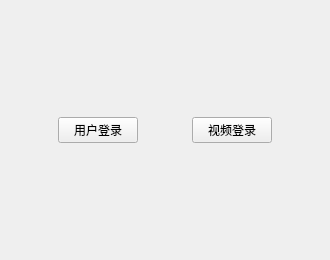
<?xml version="1.0" encoding="UTF-8"?>
<ui version="4.0">
 <class>Widget</class>
 <widget class="QWidget" name="Widget">
  <property name="geometry">
   <rect>
    <x>0</x>
    <y>0</y>
    <width>330</width>
    <height>260</height>
   </rect>
  </property>
  <property name="windowTitle">
   <string>短视频推荐算法</string>
  </property>
  <property name="windowIcon">
   <iconset>
    <normaloff>image/background.jpg</normaloff>image/background.jpg</iconset>
  </property>
  <property name="autoFillBackground">
   <bool>false</bool>
  </property>
  <property name="styleSheet">
   <string notr="true"/>
  </property>
  <layout class="QHBoxLayout" name="horizontalLayout">
   <item>
    <spacer name="horizontalSpacer">
     <property name="orientation">
      <enum>Qt::Horizontal</enum>
     </property>
     <property name="sizeHint" stdset="0">
      <size>
       <width>40</width>
       <height>20</height>
      </size>
     </property>
    </spacer>
   </item>
   <item>
    <widget class="QPushButton" name="userLogin">
     <property name="text">
      <string>用户登录</string>
     </property>
    </widget>
   </item>
   <item>
    <spacer name="horizontalSpacer_3">
     <property name="orientation">
      <enum>Qt::Horizontal</enum>
     </property>
     <property name="sizeHint" stdset="0">
      <size>
       <width>40</width>
       <height>20</height>
      </size>
     </property>
    </spacer>
   </item>
   <item>
    <widget class="QPushButton" name="videoLogin">
     <property name="text">
      <string>视频登录</string>
     </property>
    </widget>
   </item>
   <item>
    <spacer name="horizontalSpacer_2">
     <property name="orientation">
      <enum>Qt::Horizontal</enum>
     </property>
     <property name="sizeHint" stdset="0">
      <size>
       <width>40</width>
       <height>20</height>
      </size>
     </property>
    </spacer>
   </item>
  </layout>
 </widget>
 <resources/>
 <connections>
  <connection>
   <sender>userLogin</sender>
   <signal>clicked()</signal>
   <receiver>Widget</receiver>
   <slot>raise()</slot>
   <hints>
    <hint type="sourcelabel">
     <x>95</x>
     <y>129</y>
    </hint>
    <hint type="destinationlabel">
     <x>164</x>
     <y>129</y>
    </hint>
   </hints>
  </connection>
  <connection>
   <sender>videoLogin</sender>
   <signal>clicked()</signal>
   <receiver>Widget</receiver>
   <slot>raise()</slot>
   <hints>
    <hint type="sourcelabel">
     <x>234</x>
     <y>129</y>
    </hint>
    <hint type="destinationlabel">
     <x>164</x>
     <y>129</y>
    </hint>
   </hints>
  </connection>
 </connections>
</ui>
